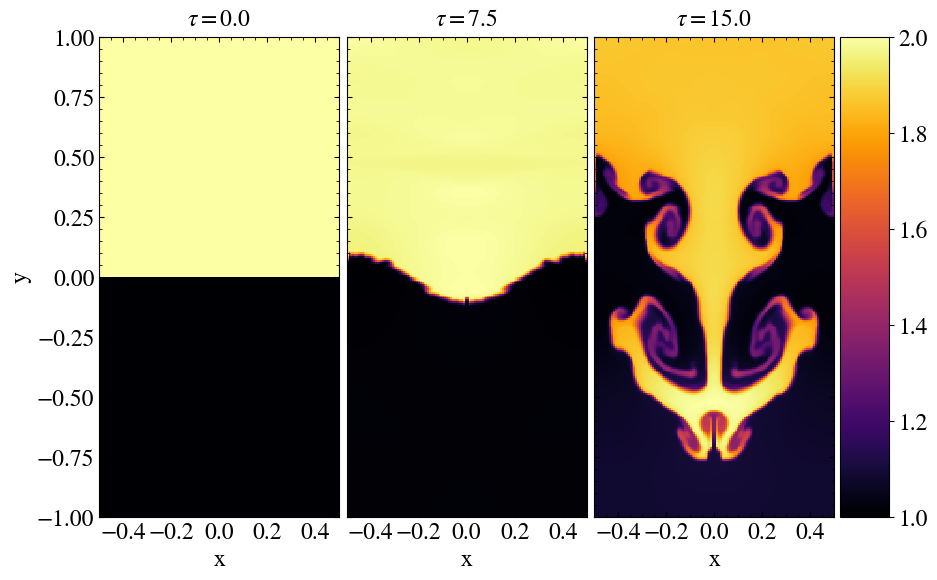

Reproduce this figure in Python.
'''
Rayleigh Taylor instability test.

Authors:

        D. Crocco
        G. Mattia
'''

import pyPLUTO as pp
import os

# Creating the path for the data directory
plutodir = os.environ['PLUTO_DIR']
wdir     = plutodir+'/Test_Problems/MHD/Rayleigh_Taylor'

# Loading the data into a pload object D.
D = pp.Load([0,1,2], path = wdir)

# Creating the Image
I = pp.Image(figsize = [10.2,6])

# Creating the subplots (3 for the temporal evolution and 1 for the colorbar)
ax = I.create_axes(ncol = 4, wratio = [1,1,1,0.2], wspace = [0.005,0.005,0.005])

# Customizing y labels and y ticks labels
ylab = ['y', None, None]
ytcl = ['Default', None, None]

# Loop over the different outputs
for i in [0,1,2]:
    # Plotting the data
    I.display(D.rho[i], x1 = D.x1r, x2 = D.x2r, ax = ax[i], title = r'$\tau = $' + str(round(D.simtime[i],i%2)),
        cmap = 'inferno', xtitle = 'x', ytitle = ylab[i], aspect = 'equal', ytickslabels = ytcl[i], xticks = [-0.4,-0.2,0,0.2,0.4])

# Placing the colorbar
I.colorbar(axs = ax[0], cax = ax[-1])

# Saving the image
pp.savefig('test03_rti.png')
pp.show()
